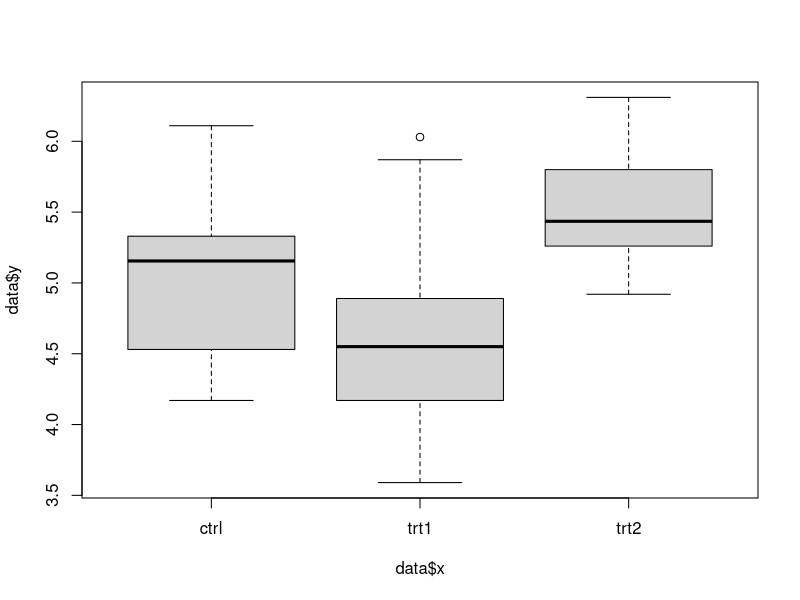

This chart was generated by the following R code:
# assegnare il dataset all'oggetto data
data = PlantGrowth
# rinominare la variabaile dipendente in y
data$y = PlantGrowth$weight
# rinominare la variabile indipedente in x
data$x = PlantGrowth$group
# maggiori dettagli sulla x
table(data$x)

# grafico 
plot(data$y ~ data$x)

# regressione
m = lm(y ~ x, data = data)
# summary del modello
summary(m)
install.packages("RTools")
install.packages("stargazer")
install.packages("ggplot2")
install.packages("plotly")

